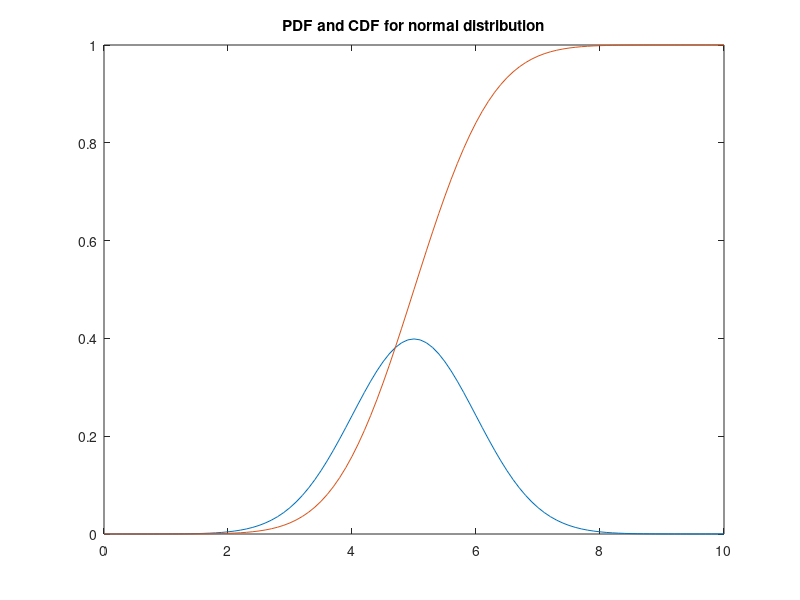

The MATLAB source for this figure:
% Numerical methods for economics
% Author: Camilla Nore
% Date: 2015-08-13

%% Task 2.1 Variable and statement
%  Task 2.1.1 Check output and order of operations
25/4*4
3+4^2
4/12+12
3^2
(5-2)*3

% Task 2.1.2 Rounding numbers

% Task 2.1.3 Normal distribution
X = linspace(0,10,101);
mean = 5;
sigmasq = 1^2;
pdf = normpdf(X,mean,sigmasq);
cdf = normcdf(X,mean,sigmasq);
plot(X,pdf)
hold on
plot(X,cdf)
hold off
title('PDF and CDF for normal distribution')

% Find the probability that x is between 4.2 and 5.5.
P = cdf(56)-cdf(43)

%% Task 2.1.4 Loading data file
testmat= rand(2,3)*4-1; % Random numbers between -1 and 3
save('testmat.mat','testmat')
% Clear all variables, and Load from file
clear all
load('testmat.mat','testmat')
testmat
% Calculate the mean of every column in the matrix
dim_column = 1;
mean_of_columns = mean(testmat,dim_column)

%% Task 2.2 Vector and Matrix

% 2.2.2 

matrixA = zeros(6,6);
for i = 1:6
  for j = 1:6
    matrixA(i,j) = i*10 + j;
  end
end
matrixA


%% Task 2.3 Loop

% 2.3.1 Row vector, by loop and vector notation.

vectorA = zeros(1,100);
for i = 1:100
  vectorA(i) = 1 / i^2;
end


